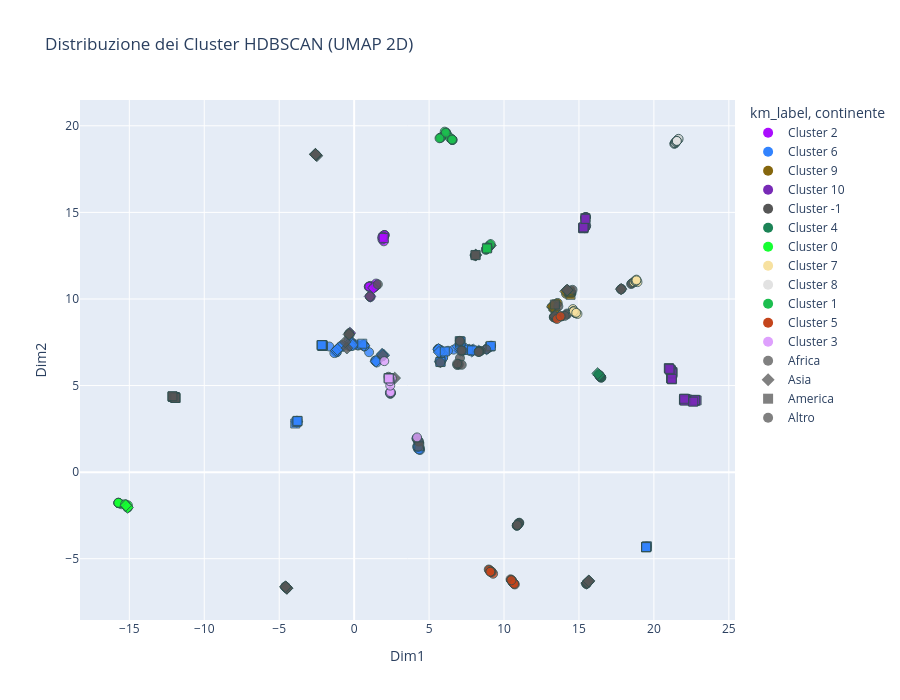

Notebook code cell kept with this figure:
### Markdown cell above
### 7.c Visualizzazione UMAP per HDBSCAN

### Code cell
if 'embeddings_5d' in globals() and 'hd_label' in df_documents_with_tfidf.columns:
    if 'components_umap' not in globals():
        reducer = umap.UMAP(n_components=2, random_state=42)
        components_umap = reducer.fit_transform(embeddings_5d)
    
    df_umap_hdb = pd.DataFrame(data=components_umap, columns=['Dim1', 'Dim2'])
    df_umap_hdb['km_label'] = 'Cluster ' + df_documents_with_tfidf['hd_label'].astype(str)
    df_umap_hdb['country'] = df_documents_with_tfidf['country']
    df_umap_hdb['period'] = df_documents_with_tfidf['period']
    
    # Usa paesi_continenti se definito in precedenza
    if 'paesi_continenti' in globals():
        df_umap_hdb['continente'] = df_umap_hdb['country'].map(paesi_continenti).fillna('Altro')
    else:
        df_umap_hdb['continente'] = 'Altro'
    
    fig = px.scatter(
        df_umap_hdb, 
        x='Dim1', 
        y='Dim2', 
        color='km_label',
        symbol='continente',
        hover_data=['country', 'period', 'continente'],
        title='Distribuzione dei Cluster HDBSCAN (UMAP 2D)',
        color_discrete_sequence=px.colors.qualitative.Alphabet,
        height=700
    )
    
    fig.update_traces(marker=dict(size=9, opacity=0.8, line=dict(width=1, color='DarkSlateGrey')))
    
    
    
    import plotly.graph_objects as go
    added_colors = set()
    added_symbols = set()
    
    # Primo passaggio: aggiungiamo SOLO le voci per i Cluster
    for trace in list(fig.data):
        trace.showlegend = False
        parts = str(trace.name).split(', ')
        c_name = parts[0] if len(parts) > 0 else 'Sconosciuto'
        
        # Assegniamo la traccia reale al gruppo del cluster per poterla spegnere cliccando la legenda
        trace.legendgroup = c_name
        
        if c_name not in added_colors:
            fig.add_trace(go.Scatter(
                x=[None], y=[None], mode='markers',
                marker=dict(size=10, color=trace.marker.color, symbol='circle'),
                name=c_name, legendgroup=c_name
            ))
            added_colors.add(c_name)
            
    # Secondo passaggio: aggiungiamo SOLO le voci per i Continenti (così appaiono sotto in blocco)
    for trace in list(fig.data):
        # Evitiamo di ritoccare showlegend e legendgroup, ci serve solo aggiungere i dummy symbol
        parts = str(trace.name).split(', ')
        s_name = parts[1] if len(parts) > 1 else 'Altro'
        
        if s_name not in added_symbols:
            fig.add_trace(go.Scatter(
                x=[None], y=[None], mode='markers',
                marker=dict(size=10, color='gray', symbol=trace.marker.symbol),
                name=s_name, legendgroup=s_name
            ))
            added_symbols.add(s_name)
    if globals().get('salva_grafici', True):
        fig.write_html('umap_hdbscan.html')
    fig.show()
